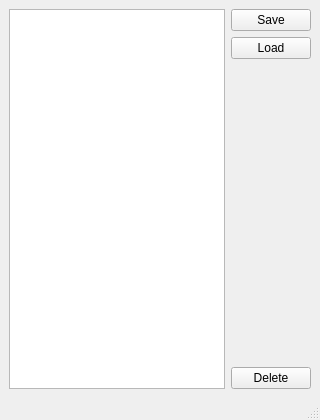
<?xml version="1.0" encoding="UTF-8"?>
<ui version="4.0">
 <class>MainWindow</class>
 <widget class="QMainWindow" name="MainWindow">
  <property name="geometry">
   <rect>
    <x>0</x>
    <y>0</y>
    <width>320</width>
    <height>420</height>
   </rect>
  </property>
  <property name="minimumSize">
   <size>
    <width>320</width>
    <height>420</height>
   </size>
  </property>
  <property name="windowTitle">
   <string>Valheim Saved Games</string>
  </property>
  <widget class="QWidget" name="centralwidget">
   <layout class="QHBoxLayout" name="horizontalLayout">
    <item>
     <widget class="QListWidget" name="savedGamesView"/>
    </item>
    <item>
     <spacer name="horizontalSpacer">
      <property name="orientation">
       <enum>Qt::Horizontal</enum>
      </property>
      <property name="sizeHint" stdset="0">
       <size>
        <width>40</width>
        <height>20</height>
       </size>
      </property>
     </spacer>
    </item>
    <item>
     <layout class="QVBoxLayout" name="verticalLayout_3">
      <item>
       <layout class="QVBoxLayout" name="verticalLayout_2">
        <item>
         <widget class="QPushButton" name="saveButton">
          <property name="text">
           <string>Save</string>
          </property>
         </widget>
        </item>
        <item>
         <widget class="QPushButton" name="loadButton">
          <property name="text">
           <string>Load</string>
          </property>
         </widget>
        </item>
        <item>
         <spacer name="verticalSpacer">
          <property name="orientation">
           <enum>Qt::Vertical</enum>
          </property>
          <property name="sizeHint" stdset="0">
           <size>
            <width>20</width>
            <height>40</height>
           </size>
          </property>
         </spacer>
        </item>
        <item>
         <widget class="QPushButton" name="deleteButton">
          <property name="text">
           <string>Delete</string>
          </property>
         </widget>
        </item>
       </layout>
      </item>
     </layout>
    </item>
   </layout>
  </widget>
  <widget class="QMenuBar" name="menubar">
   <property name="geometry">
    <rect>
     <x>0</x>
     <y>0</y>
     <width>320</width>
     <height>20</height>
    </rect>
   </property>
  </widget>
  <widget class="QStatusBar" name="statusbar"/>
 </widget>
 <resources/>
 <connections/>
</ui>
